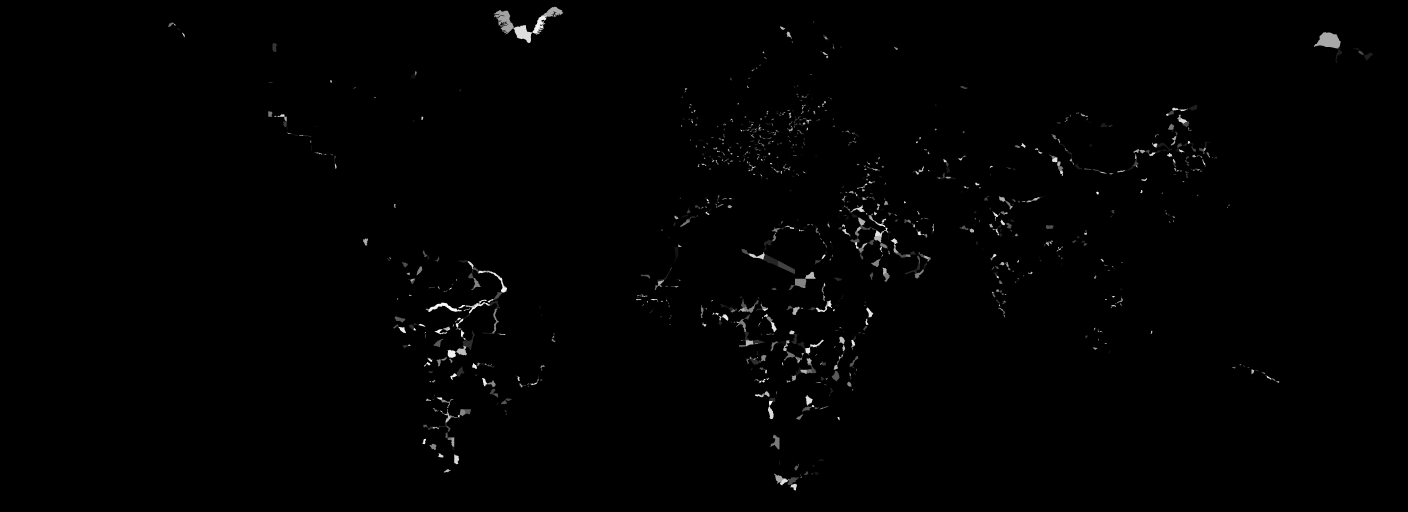
#> input picture tools/kr_provinces.png, 5632 x 2048 px (shown at 1/4 size)
$ python -i news_pictures.py   (imports and definitions only)
#> lines starting #> are read from the running program, lines starting #| are printed output that depends on the picture
### tools/split_states.py
"""Split the world's vanilla states along Kaiserreich's state borders: python tools/split_states.py --compute

Kaiserreich (workshop 1521695605) cuts Europe into more, smaller states. Both maps are the same size, so each vanilla
province's pixels show which Kaiserreich state lies under it. A vanilla state is cut wherever its provinces fall in
different Kaiserreich states, but only into pieces that are real: a piece counts when most of that Kaiserreich
state's pixels lie inside this vanilla state, so slivers made by the two maps' different province shapes stay with
the main piece. The main piece keeps the vanilla id, its factories and resources; every other piece becomes a new
state numbered from 1082 up, with its own provinces, victory points, port and fort buildings and a share of manpower.

France's own states are left whole: the regional opposition, the elections and the campaign map are drawn on them.

--compute (needs Kaiserreich installed) writes tools/state_splits.json; build_world.py then applies it with apply(),
so the mod builds without Kaiserreich. expand() turns any list of vanilla states into the list with their pieces.
"""
import json
import re
import sys
from collections import Counter, defaultdict
from pathlib import Path

ROOT = Path(__file__).resolve().parent
DATA = ROOT / "state_splits.json"
FIRST_NEW = 1082
# Hand cuts on top of Kaiserreich's: Emilia (Kaiserreich state 1004) becomes the duchies of Parma (west) and Modena (east).
HAND = {"emilia": {"kr": 1004, "west": ("parma", "파르마"), "east": ("modena", "모데나")}}


def load():
    return json.loads(DATA.read_text(encoding="utf-8")) if DATA.exists() else {"pieces": {}, "names": {}, "tags": {}}
#> (reads tools/state_splits.json from the repository)


# Pieces cut by hand, for borders Kaiserreich does not draw (ids fixed, after the computed ones):
# original vanilla state -> [(new state id, Korean name, provinces)]. The original keeps the rest.
EXTRA = {
    # The Kingdom of Sardinia's mainland divisions: Turin keeps Piedmont's id, the others are cut from it.
    158: [(1134, "쿠네오", [770, 11721, 11723]),
          (1135, "알레산드리아", [771, 9741]),
          (1136, "노바라", [776, 6635, 11726])],
    # The island: Cagliari keeps the id, Sassari and the north are cut from it.
    114: [(1137, "사사리", [6891, 9772, 9863, 11755])],
    # La Spezia (Genoese, then Sardinian) and the Po plain around Mirandola (Modenese) lie in another strategic
    # region than Liguria and Modena, so each becomes a small state of its own rather than joining them.
    162: [(1138, "라스페치아", [6973])],
    159: [(1139, "미란돌라", [11734])],
    # Vanilla's Savoy reaches into the Dauphiné and the Ubaye (Gap, Briançon, Barcelonnette), French since 1713:
    # they go back to France, and the Kingdom narrows above the County of Nice as it did.
    735: [(1407, "브리앙송", [9736, 3764, 6975])],
}
# Provinces moved by hand into a piece, from whatever state holds them:
#   Florina joins Veria, so the whole Greek salient goes to Bulgaria.
MOVE = {9837: 1118}
# Victory points named or added by hand: vanilla calls Emilia's chief town (around Reggio and Modena) Parma; Parma
# itself lies in the province west of it.
VP_NAMES = {9752: "모데나", 6790: "파르마"}
VP_ADDED = {6790: "3"}


def pieces():
    """original vanilla state -> list of (new state id, provinces)."""
    out = {int(k): [(int(a), list(b)) for a, b in v] for k, v in load()["pieces"].items()}
    for orig, parts in EXTRA.items():
        out.setdefault(orig, []).extend((new, list(provs)) for new, _, provs in parts)
    for prov, target in MOVE.items():
        for parts in out.values():
            for new, provs in parts:
                if prov in provs and new != target:
                    provs.remove(prov)
                if new == target and prov not in provs:
                    provs.append(prov)
    return out


# [18 lines left out: functions province_blocks, vp_pairs_in, not called in this run]


def hand_names():
    return {new: name for parts in EXTRA.values() for new, name, _ in parts}


def expand(states):
    """A list of vanilla states, with every piece cut from them added after them."""
    cut = pieces()
    out = []
    for s in states:
        out.append(s)
        out += [new for new, _ in cut.get(s, [])]
    return out


# [93 lines left out: function compute, not called in this run]


# Who holds the pieces in 1936, where it is not the original's owner. Keys are state ids or HAND piece names.
OWNERS = {
    157: "TTS",      # Abruzzo: Naples held it for centuries; the Marches and Umbria, cut from it, stay with the Pope
    1109: "PAP",     # the Marches
    1110: "PAP",     # Umbria
    "parma": "PRM",  # the duchies of Parma and Modena, cut from Emilia
    "modena": "MDN",
    1118: "BUL",     # the northern arm of Epirus, the Greek salient between Debar and Central Macedonia
    1138: "ITA",     # La Spezia
    1139: "MDN",     # Mirandola
    1407: "FRA",     # Briançon, Gap and Barcelonnette
    1093: "AUS",     # Southern Bukovina (Suceava), with the northern half Austria already holds
    # Asir (856) stays Ottoman with Mecca (1264, cut from it), and Aden British: Yemen keeps its 1936 size.
    # Arabia as in Kaiserreich: the Rashidi emirate of Jabal Shammar holds the north between the Ottomans and Nejd,
    # the Trucial coast is Ottoman.
    675: "JBS", 854: "JBS", 857: "JBS", 1010: "JBS", 1316: "JBS", 1375: "JBS",
    658: "TUR",
    187: "TUR",      # the Dodecanese
}
DIRECTIONS = [("북부", 0, -1), ("남부", 0, 1), ("서부", -1, 0), ("동부", 1, 0)]
# Originals renamed because the town they were named after went to a piece: Sofia's state keeps Vidin, Istria's Rijeka.
ORIGINAL_NAMES = {48: "비딘", 852: "리예카", 161: "로마냐", 158: "토리노", 114: "칼리아리", 856: "아시르"}
# Korean names of the Kaiserreich states the pieces come from (Kaiserreich's English names in the comments).
KR_NAMES = {
    764: "비테르보", 978: "림뷔르흐", 979: "서스헬더", 36: "프리슬란트", 664: "미슈콜츠", 768: "테살리아", 48: "소피아", 781: "라인란트 서부",
    147: "프로이센령 작센", 83: "파르티움", 789: "세케이 지방", 713: "수체아바", 1088: "헤움", 93: "브레스트", 997: "폴레시에", 204: "노보그루데크",
    1107: "카라반켄", 108: "크랄레보", 794: "스렘", 1125: "슬라보니아", 122: "사우스웨일스", 123: "콘월", 1122: "웨식스", 1121: "에어셔",
    148: "토르니오", 835: "케른텐", 836: "잘츠부르크", 157: "마르케", 1005: "움브리아", 838: "리구리아", 1003: "아오스타", 759: "프리울리",
    184: "코모티니", 758: "이오니아 제도", 1076: "베리아", 1087: "모길료프", 771: "바르나", 1089: "크르잘리", 791: "스타로두프",
    226: "예카테리노슬라프", 787: "테레크", 234: "예카테리노다르", 241: "호멜", 909: "하파란다", 731: "플로리나", 762: "니스",
    943: "오트사부아", 683: "고리치아", 736: "이스트리아", 741: "베르비에",
}


def owner_overrides():
    data = load()
    return {(data["tags"][k] if isinstance(k, str) else k): v for k, v in OWNERS.items() if not isinstance(k, str) or k in data["tags"]}


# [218 lines left out: function apply, not called in this run]


# [3 lines that do not run on import are left out]

### tools/build_world.py
"""Generate the 1936 world from the tables below: python tools/build_world.py

Writes the startup scripted effect, country names, the mod descriptors, and copies of the
vanilla state files whose owner changed, so the country selection map already shows this world.
"""
import json
import re
import sys
from pathlib import Path

PROJECT = Path(__file__).resolve().parent.parent
MOD = PROJECT / "mod"
VANILLA = Path(r"C:\Program Files (x86)\Steam\steamapps\common\Hearts of Iron IV")
GAME_MOD_FOLDER = Path.home() / "Documents" / "Paradox Interactive" / "Hearts of Iron IV" / "mod"

# New owner -> vanilla state ids it receives. Unlisted states keep their vanilla owner.
TRANSFERS = {
    # Prussian partition of Poland and Memel stay with the North German Confederation.
    # French central Africa and Indochina went to Prussia after the Great War.
    # Germany keeps its old Pacific colonies: no Japanese mandate in this world.
    # The victor also keeps every colony it had in 1914: German New Guinea, the Bismarck Archipelago, Samoa and
    # Nauru, Tsingtao, Togo, Kamerun, German East Africa (with Ruanda-Urundi) and South-West Africa.
    "GER": [633, 646, 647, 684, 979, 737, 726, 725, 743,
            777, 546, 768, 769, 541, 893, 894, 895,  # all of South-West Africa, not just Windhoek
            85, 86, 762, 807, 188,
            539, 660, 772, 773,
            286, 670, 671, 741, 1017, 1066, 1067, 1068, 1069, 728],
    "BAY": [50, 52, 53, 54, 978],
    # Austria: Hungary, Bohemia, Galicia, Transylvania, Croatia, Bosnia, Lombardy, Veneto.
    "AUS": [43, 154, 155, 973, 974,
            9, 69, 70, 71, 72, 73, 74, 75, 664, 972,
            88, 89, 91,
            76, 80, 82, 83, 84,
            45, 102, 103, 104, 109, 764, 804, 853,
            39, 850, 159, 160, 736, 852, 163],
    # Italy stays divided; the ITA tag is the Kingdom of Sardinia (158, 114).
    # State 735 holds both Savoy and Nice. Toulon (851) stays French.
    "ITA": [735],
    # Abruzzo (157) joins the Papal lands so Lazio and Emilia-Romagna connect.
    "PAP": [2, 161, 157],
    "TOS": [162],
    "TTS": [117, 156, 849, 115],
    # Independent after Russia's defeat.
    "UKR": [137, 192, 193, 196, 197, 198, 199, 200, 201, 202, 203, 221, 225, 226, 227, 228, 259, 834,
            93, 78, 766],
    "BLR": [194, 204, 206, 207, 241, 94, 95, 96],
    "LIT": [784],
    "POL": [90, 98],
    "GEO": [231, 826],
    "ARM": [230],
    "AZR": [229],
    # Greater Bulgaria.
    "BUL": [106, 970, 731, 184, 77, 971, 803],
    # The Ottoman Empire keeps the Middle East and Libya. Saudi Arabia is fully independent.
    # With Britain on its side and the Arab revolt never raised, the Porte keeps the Hejaz, the Red Sea coast from
    # Tabuk to Mecca and Asir, as in Kaiserreich. Nejd stays with the Saudis and Yemen with its imam.
    "TUR": [183, 765, 1014, 554, 677, 680, 799, 553, 454, 455, 291, 675, 676, 1010, 1011, 656, 448, 449, 450, 451, 661, 662, 663, 273, 164,
            679, 855, 856],
    # France keeps West Africa as far as Chad, and took Liberia.
    "FRA": [298],
    # British spoils: French islands, Djibouti, Guiana, plus Italian east Africa and Haiti.
    "ENG": [543, 635, 641, 694, 706, 708, 713, 730, 1071, 310, 320,
            318,
            # Ireland never left.
            113, 134, 135],
    "CAN": [463],
    # New Spain keeps the viceroyalty's northern provinces: no war ever took Texas, New Mexico and Alta California.
    "MEX": [375, 376, 377, 378, 379, 380],
    # Spain keeps what the Spanish-American War took in our history: Puerto Rico and Guam (the Philippines stay a
    # Spanish colony, see SUBJECTS).
    "SPR": [686, 638],
    # No American planters, no 1893 coup: the Kingdom of Hawaii still stands, with Midway and Wake, under Edo's
    # protection (see SUBJECTS).
    "HAW": [629, 631, 632],
    # Spanish America follows the colonial map: viceroyalties are kingdoms, captaincies duchies.
    # New Granada: Colombia, Ecuador, Panama and the canal zone.
    "COL": [305, 490, 649, 304, 685],
    # Rio de la Plata: Argentina, Uruguay, Paraguay, Bolivia.
    "ARG": [300, 945, 946, 301, 688, 302, 487],
    # Captaincy of Guatemala: all of Central America.
    "GUA": [314, 312, 317, 316],
    # Captaincy of Cuba, with Santo Domingo.
    "CUB": [319],
    # Qing China absorbs warlords, communists, Manchuria, Mongolia, Tibet and Taiwan.
    "CHI": [599, 594, 622, 1032, 1046,
            591, 592, 593, 1033,
            615, 621, 746,
            287, 617, 618, 619, 759, 760, 1042,
            283, 604, 616, 753, 754, 755, 756, 1040, 1044, 1045,
            325, 747,
            328, 610, 714, 715, 716, 717, 761,
            611, 612, 1043,
            330, 817, 818, 819, 820, 329,
            322, 601, 757, 758,
            524, 609, 745,
            # Vanilla state files hand these to warlords in a dated 1936.1.1 block,
            # after the plain owner line, so they must be taken back explicitly.
            608, 614, 1039, 605, 751, 752, 1037, 1041, 597, 1038, 744,
            434],
    "ETH": [908, 550, 559, 268, 269, 844],  # the whole Horn of Africa: Afar, Eritrea, the Somalilands, Jubaland
    # Korea was never annexed, and Sakhalin stayed Russian.
    "KOR": [525, 527, 1028, 1029, 1030, 1031],
    "SOV": [537],
}
# The pieces split_states.py cuts from these states go with them; then the pieces with an owner of their own in 1936
# (Abruzzo to Naples, the duchies of Parma and Modena, the Greek salient to Bulgaria) move to that owner.
import split_states as _split  # noqa: E402
TRANSFERS = {tag: _split.expand(states) for tag, states in TRANSFERS.items()}
for _state, _tag in _split.owner_overrides().items():
    for _states in TRANSFERS.values():
        if _state in _states:
            _states.remove(_state)
    TRANSFERS.setdefault(_tag, []).append(_state)

# Countries that get cores on the states they are handed (land that was always theirs in this world).
CORE_ON_TRANSFER = {"MEX"}

# Owned by one country, held by another from the start (Kaiserreich style): state -> controller.
OCCUPIED = {}  # none: the Kuomintang rises on 1936.10.10 and takes Guangzhou then (docs/WORLD.md)

# (overlord, autonomy level, subjects)
SUBJECTS = [
    ("ENG", "autonomy_dominion", ["USA"]),
    ("SPR", "autonomy_dominion", ["MEX", "COL", "PRU", "ARG", "GUA", "CHL", "VEN", "CUB"]),
    ("SPR", "autonomy_colony", ["PHI"]),
    ("POR", "autonomy_dominion", ["BRA"]),
    # The Great War's winners keep the lands they cut from Russia on a leash.
    ("GER", "autonomy_puppet", ["POL", "LIT", "LAT", "EST"]),
    ("AUS", "autonomy_puppet", ["UKR", "BLR"]),
    # Hawaii turned to Edo for protection once no American fleet stood between it and the British.
    ("JAP", "autonomy_puppet", ["HAW"]),
]

# Iberian vassals: (overlord, name, adjective).
# Vanilla names subjects with extra keys, so those are overridden too.
IBERIAN_VASSALS = {
    "MEX": ("SPR", "누에바 에스파냐 왕국", "누에바 에스파냐"),
    "COL": ("SPR", "누에바 그라나다 왕국", "누에바 그라나다"),
    "PRU": ("SPR", "페루 왕국", "페루"),
    "ARG": ("SPR", "리오데라플라타 왕국", "리오데라플라타"),
    "GUA": ("SPR", "과테말라 공국", "과테말라"),
    "CHL": ("SPR", "칠레 공국", "칠레"),
    "VEN": ("SPR", "베네수엘라 공국", "베네수엘라"),
    "CUB": ("SPR", "쿠바 공국", "쿠바"),
    "BRA": ("POR", "브라질 부왕령", "브라질"),
}

# Tag -> (name, adjective). FRA, USA and SOV are named by hand in lr_replace_l_korean.yml.
NAMES = {
    "GER": ("북독일 연방", "북독일"),
    "BAY": ("남독일 연방", "남독일"),
    "AUS": ("오스트리아 제국", "오스트리아"),
    "ITA": ("사르데냐 왕국", "사르데냐"),
    "PAP": ("교황령", "교황령"),
    "TOS": ("토스카나 대공국", "토스카나"),
    "TTS": ("양시칠리아 왕국", "양시칠리아"),
    "POL": ("폴란드 공국", "폴란드"),
    "UKR": ("우크라이나 왕국", "우크라이나"),
    "BLR": ("벨라루스 대공국", "벨라루스"),
    "GEO": ("조지아 왕국", "조지아"),
    "ARM": ("아르메니아 왕국", "아르메니아"),
    "AZR": ("아제르바이잔 칸국", "아제르바이잔"),
    "EST": ("에스토니아 공국", "에스토니아"),
    "LAT": ("라트비아 공국", "라트비아"),
    "LIT": ("리투아니아 대공국", "리투아니아"),
    "FIN": ("핀란드 왕국", "핀란드"),
    "TUR": ("오스만 제국", "오스만"),
    "BUL": ("대불가리아 왕국", "불가리아"),
    "YUG": ("세르비아 왕국", "세르비아"),
    "SPR": ("스페인 왕국", "스페인"),
    "CHI": ("청나라", "청"),
    "JAP": ("에도 막부", "일본"),
    "KOR": ("조선", "조선"),
    "HAW": ("하와이 왕국", "하와이"),
    "RHI": ("라인 연방", "라인"),
}

# Stay republics: Britain and the Netherlands (with subjects), and the Russian Republic.
GENERATED_NOTE = "# Generated by tools/build_world.py. Edit the tables there, not this file.\n"


# [173 lines left out: functions vanilla_states, lift_demilitarized_zones, vanilla_capital, fix_history_capital, build_effect, drop_dated_blocks, not called in this run]


# Industry and people of this world, by country: (civilian, military, dockyards, manpower) multipliers on vanilla.
# Britain led the winners and rearmed for its empire; the Ottomans and the Habsburgs, victors too, modernised.
# British North America never won its independence and grew as a colony. Russia's republic never had Stalin's
# five-year plans: fewer arms works, more civilian industry, and the people the famines and purges never took.
# France lost, but under no treaty limits: its weak army is a matter of budgets and generals, not factories.
SCALE = {
    "ENG": (1.15, 1.5, 1.1, 1.0),
    "TUR": (1.4, 2.0, 1.5, 1.1),
    "AUS": (1.0, 1.15, 1.5, 1.0),
    "GER": (1.0, 1.2, 1.0, 1.0),
    "BAY": (1.4, 1.0, 1.0, 1.0),
    "USA": (0.6, 0.6, 0.7, 0.85),
    "SOV": (1.15, 0.5, 1.0, 1.1),
}
SLOTS = {"wasteland": 0, "enclave": 0, "tiny_island": 0, "small_island": 1, "pastoral": 1, "rural": 2, "town": 4,
         "large_town": 5, "city": 6, "large_city": 8, "metropolis": 10, "megalopolis": 12}


CARRY = {}  # (tag, building) -> fraction still owed after rounding


# [86 lines left out: functions scale_state, build_state_history, not called in this run]


def vanilla_subject_keys():
    """Vanilla keys like POL_GER_autonomy_puppet, grouped by the subject tag."""
    found = {}
    for path in (VANILLA / "localisation" / "korean").rglob("*.yml"):
        for key in re.findall(r"^ *([A-Z]{3})_([A-Z]{3})_([a-z_]*autonomy[a-z_]*|[a-z_]*subject[a-z_]*)(?::\d*)? ", path.read_text(encoding="utf-8-sig", errors="ignore"), re.M):
            found.setdefault(key[0], set()).add("_".join(key))
    return {tag: sorted(keys) for tag, keys in found.items()}


VANILLA_SUBJECT_KEYS = vanilla_subject_keys()


# [58 lines left out: functions build_names, build_descriptors, drop_layout_copies, not called in this run]


# [11 lines that do not run on import are left out]

### tools/news_pictures.py
"""News event pictures from public-domain photographs: python tools/news_pictures.py [--fetch] [--sheet]

    --fetch   search Wikimedia Commons for each topic in TOPICS and download public-domain candidates into
              docs/art/news/candidates (needs the network; run it once, or when a topic changes)
    --sheet   draw docs/art/news/candidates/sheet.png: every topic's candidates side by side, to choose from
    (none)    turn the chosen picture of every topic into a 397x153 news picture, define its sprite and point the
              news events at it. tools/build_all.py runs this form; it needs no network.

The chosen candidate of a topic is CHOICE[key] (default 0). The source, author and licence of every picture used
are written to docs/art/news/CREDITS.md. Only public-domain or CC0 files are taken.
"""
import json
import time
import re
import shutil
import sys
import urllib.error
import urllib.parse
import urllib.request

from PIL import Image, ImageDraw, ImageEnhance, ImageOps

import build_world as world

MOD = world.MOD
FOLDER = world.PROJECT / "docs" / "art" / "news"
CANDIDATES = FOLDER / "candidates"
SIZE = (397, 153)
AGENT = "LRModNewsArt/1.0 (hobby game mod)"
FREE = ("public domain", "pd", "cc0", "no restrictions")

# key: (Commons search, news events that show it)
TOPICS = {
    "paris_crowd": ("Front populaire 1936 manifestation Paris", ["lr_gnews.1", "lr_gnews.4", "lr_gnews.20"]),
    "barricade": ("Barricade Commune de Paris 1871", ["lr_gnews.19"]),
    "parliament": ("Palais Bourbon Chambre des députés", ["lr_gnews.5", "lr_news.3"]),
    "army_parade": ("défilé militaire Champs-Élysées 14 juillet 1930s", ["lr_gnews.2", "lr_gnews.6", "lr_news.2"]),
    "royal_guard": ("Garde républicaine Paris", ["lr_gnews.3"]),
    "petain": ("Maréchal Pétain portrait", ["lr_gnews.18"]),
    "mobilisation": ("mobilisation 1914 Paris", ["lr_gnews.7", "lr_gnews.8", "lr_gnews.9", "lr_gnews.10", "lr_world.106", "lr_world.110"]),
    "armistice": ("Compiègne armistice wagon 1918", ["lr_gnews.11", "lr_news.11"]),
    "kerensky": ("Kerensky 1917", ["lr_gnews.12", "lr_gnews.14"]),
    "ruhr": ("Ruhrbesetzung 1923", ["lr_gnews.13", "lr_news.10", "lr_news.14"]),
    "spanish_war": ("Spanish Civil War 1936 militia", ["lr_world.101", "lr_gnews.15", "lr_world.103"]),
    "japan_army": ("Japanese soldiers 1937", ["lr_world.105", "lr_gnews.16"]),
    "balkan_war": ("First Balkan War 1912 army", ["lr_world.107", "lr_world.112", "lr_world.113", "lr_world.114", "lr_world.115", "lr_gnews.17"]),
    "liberation": ("Liberation of Paris 1944 crowds Champs Elysees", ["lr_gnews.21"]),
    "treaty": ("Signing of Peace in the Hall of Mirrors", ["lr_gnews.30", "lr_gnews.31", "lr_world.111"]),
    "douala": ("Douala Cameroun 1930", ["lr_gnews.32"]),
    "algiers": ("Alger Casbah 1930", ["lr_news.1"]),
    "london": ("Westminster Palace London 1930s", ["lr_news.12", "lr_world.108"]),
    "ottawa": ("Ottawa Parliament Buildings", ["lr_news.13", "lr_america.101"]),
    "china_revolution": ("Wuchang Uprising revolutionary army 1911", ["lr_world.102"]),
    "continental": ("Washington Crossing the Delaware painting", ["lr_world.104", "lr_america.100"]),
    "winter_war": ("Winter War Finnish soldiers skis 1939", ["lr_world.109"]),
}
CHOICE = {"barricade": 2, "japan_army": 1, "treaty": 2, "ottawa": 1, "china_revolution": 1, "parliament": 2, "petain": 0, "armistice": 1, "kerensky": 1, "ruhr": 2, "balkan_war": 1, "algiers": 1}


# [11 lines left out: function get, not called in this run]


def api(params):
    return json.loads(get("https://commons.wikimedia.org/w/api.php?" + urllib.parse.urlencode({**params, "format": "json"})))


# [30 lines left out: function fetch, not called in this run]


def newsprint(path):
    """Crop to the news frame and tone it like a 1930s newspaper photograph."""
#> called with path = 'kr_provinces.png'
    picture = Image.open(path).convert("L")
    picture = ImageOps.fit(picture, (SIZE[0] * 2, SIZE[1] * 2), Image.LANCZOS, centering=(0.5, 0.4))
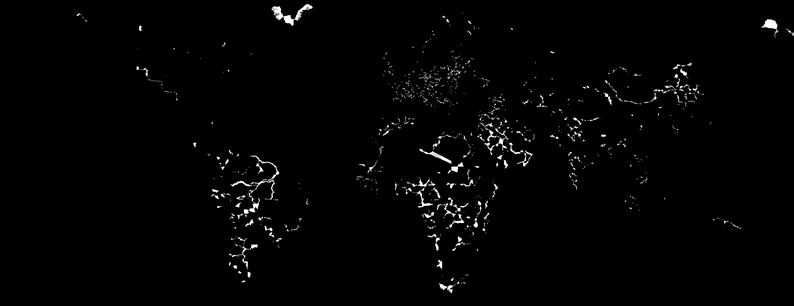
#> picture: PIL image 794x306 L; min 0, max 255, mean 3.4
    picture = ImageOps.autocontrast(picture, cutoff=1)
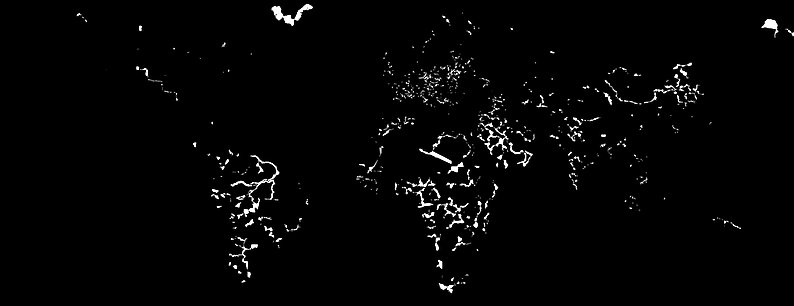
#> picture: PIL image 794x306 L; min 0, max 255, mean 4.9
    picture = ImageEnhance.Contrast(picture).enhance(1.15).resize(SIZE, Image.LANCZOS)
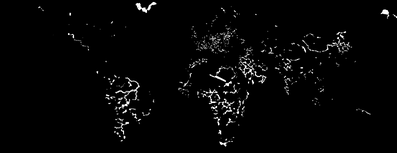
#> picture: PIL image 397x153 L; min 0, max 255, mean 5.6
    return ImageOps.colorize(picture, black=(28, 22, 16), white=(236, 226, 204)).convert("RGBA")
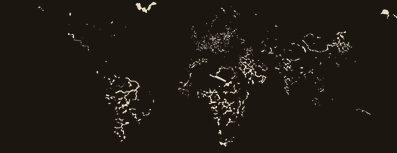
#> returned value: PIL image 397x153 RGBA; mean R, G, B, A 32.5, 26.4, 20.1, 255


# [54 lines left out: functions sheet, apply, not called in this run]


# [7 lines not run here, left out]

>>> result = newsprint('kr_provinces.png')
